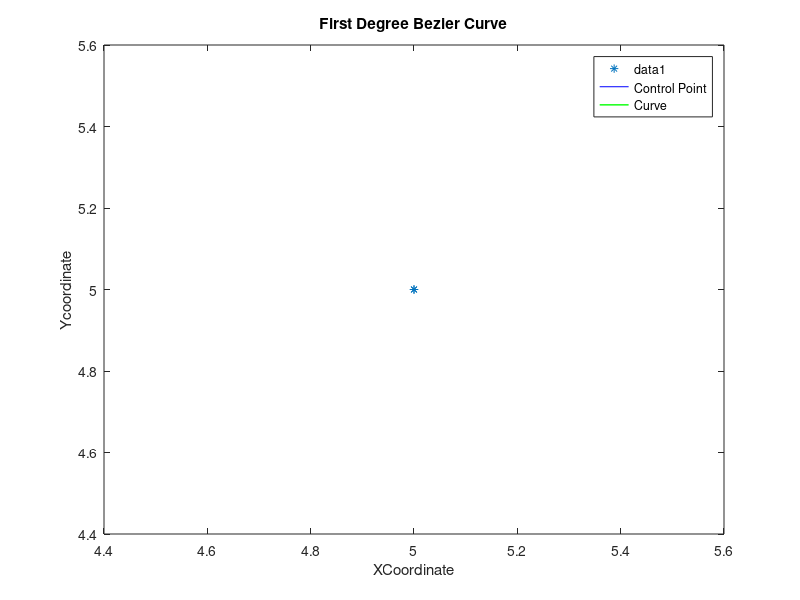

Write the MATLAB code that produced this figure.
% Creating empty arrays for storing control point input
array_x = [];
array_y = [];

% Getting user input for the x and y coordinates of each control point
for i = 1:2
    value_x = input(sprintf('Enter x coordinate of %dth control point: ', i));
    array_x = [array_x, value_x];
    value_y = input(sprintf('Enter y coordinate of %dth control point: ', i));
    array_y = [array_y, value_y];
end

% Creating empty arrays for storing x and y coordinates of the curve points
x = [];
y = [];

% Creating a variable u and initializing it to zero
u = 0;

% Creating a while loop to draw a straight line using Bezier curve
while u < 1
    % Computing x and y coordinates of the curve points using Bezier curve formula
    put_x = (1-u) * array_x(1) + u * array_x(2);
    put_y = (1 - u) * array_y(1) + u * array_y(2);
    
    % Appending x and y coordinates of the curve points to their respective arrays
    x = [x, put_x];
    y = [y, put_y];
    
    % Incrementing u by 0.01
    u = u + 0.001;
end
disp(x);
disp(y);

% Plotting the Bezier curve
plot(array_x, array_y, '*');
title('First Degree Bezier Curve');
xlabel('XCoordinate');
ylabel('Ycoordinate');
hold on;
plot(array_x, array_y, 'b', 'DisplayName', 'Control Point');
plot(x, y, 'g', 'DisplayName', 'Curve','linewidth', 1);
legend;
hold off;
